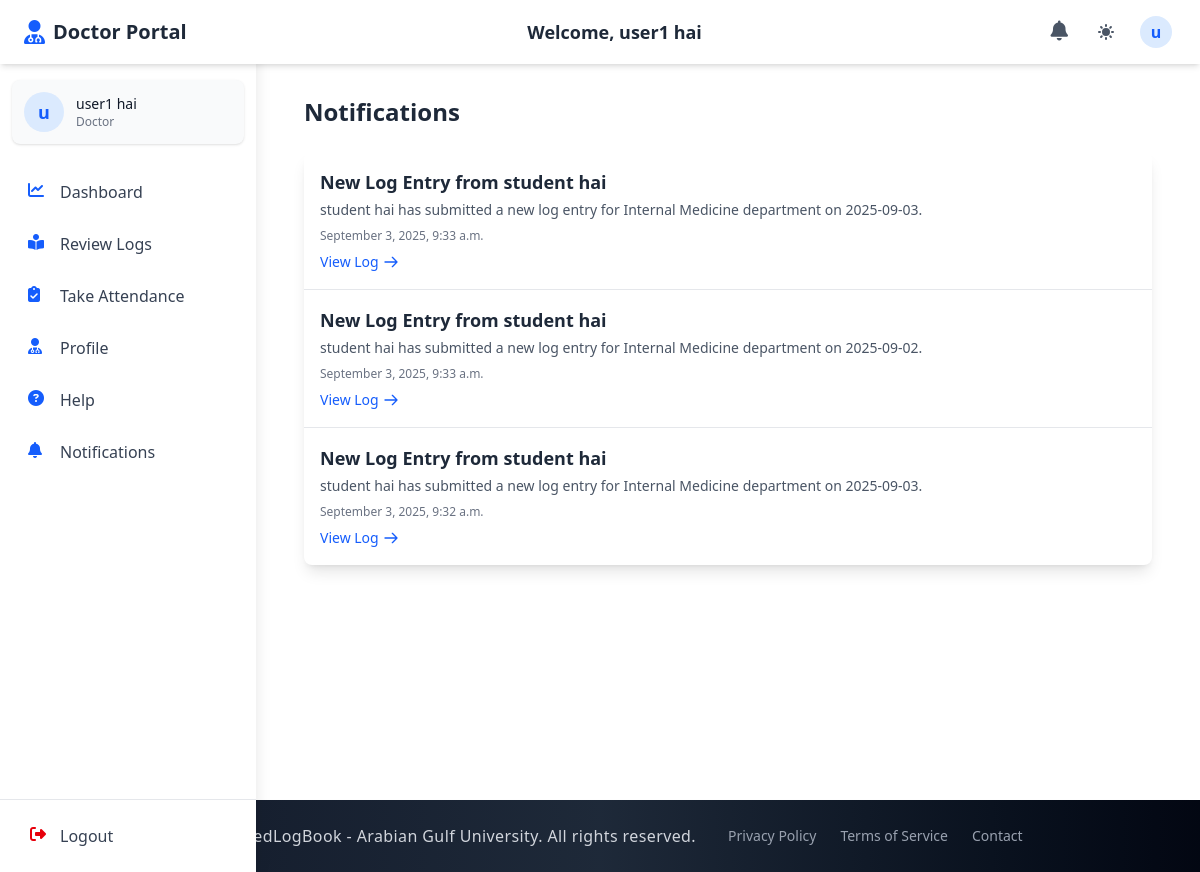
Page /doctors/notifications/ (signed in) on the committed database.
### accounts/models.py (models this page shows, shortened)
class CustomUser(AbstractUser):
    email = models.EmailField(unique=True)
    first_name = models.CharField(max_length=150, blank=True)
    last_name = models.CharField(max_length=150, blank=True)
    profile_photo = models.ImageField(
        upload_to="profiles/", blank=True, null=True, default="profiles/default.jpg"
    )
    city = models.CharField(max_length=100, blank=True)
    country = models.CharField(max_length=100, blank=True)
    phone_no = models.CharField(max_length=20, blank=True)
    bio = models.TextField(blank=True)
    speciality = models.CharField(max_length=100, blank=True)
    ROLE_CHOICES = (
        ("student", "Student"),
        ("doctor", "Doctor"),
        ("staff", "Staff"),
        ("admin", "Admin"),
    )
    role = models.CharField(max_length=10, choices=ROLE_CHOICES, default="student")
    groups = models.ManyToManyField(
        "auth.Group", related_name="customuser_groups", blank=True
    )
    user_permissions = models.ManyToManyField(
        "auth.Permission", related_name="customuser_permissions", blank=True
    )
    USERNAME_FIELD = "email"
    REQUIRED_FIELDS = ["username"]

### doctor_section/models.py (models this page shows, shortened)
class Notification(models.Model):
    recipient = models.ForeignKey(Doctor, on_delete=models.CASCADE, related_name='notifications')
    log_entry = models.ForeignKey(StudentLogFormModel, on_delete=models.CASCADE, null=True, blank=True)
    title = models.CharField(max_length=100)
    message = models.TextField()
    created_at = models.DateTimeField(auto_now_add=True)
    is_read = models.BooleanField(default=False)
    class Meta:
        ordering = ['-created_at']
        verbose_name = "Notification"
        verbose_name_plural = "Notifications"

### doctor_section/views.py (the view)
# urls.py: path("notifications/", views.notifications, name="notifications"),
@login_required
def notifications(request):
    doctor = request.user.doctor_profile
    notifications_list = Notification.objects.filter(recipient=doctor).order_by('-created_at')
    if request.GET.get('mark_read'):
        notification_id = request.GET.get('mark_read')
        notification = get_object_or_404(Notification, id=notification_id, recipient=doctor)
        notification.mark_as_read()
        return redirect('doctor_section:notifications')
    if request.GET.get('mark_all_read'):
        notifications_list.filter(is_read=False).update(is_read=True)
        messages.success(request, "All notifications marked as read.")
        return redirect('doctor_section:notifications')
    paginator = Paginator(notifications_list, 10)  # 10 items per page
    page_number = request.GET.get('page')
    page_obj = paginator.get_page(page_number)
    context = {
        'notifications': page_obj,
        'unread_count': notifications_list.filter(is_read=False).count(),
    }
    return render(request, "doctor_notifications.html", context)

### admin_section/context_processors.py (called while the page is built)
def admin_notification_count(request):
    if request.user.is_authenticated and request.user.role == 'admin':
        try:
            admin_unread_notifications_count = AdminNotification.objects.filter(recipient=request.user, is_read=False).count()
            return {'admin_unread_notifications_count': admin_unread_notifications_count}
        except:
            pass
    return {'admin_unread_notifications_count': 0}

### doctor_section/context_processors.py (called while the page is built)
def notification_count(request):
    if request.user.is_authenticated and hasattr(request.user, 'doctor_profile'):
        try:
            doctor = request.user.doctor_profile
            unread_notifications_count = Notification.objects.filter(recipient=doctor, is_read=False).count()
            return {'unread_notifications_count': unread_notifications_count}
        except:
            pass
    return {'unread_notifications_count': 0}

### staff_section/context_processors.py (called while the page is built, shortened)
def staff_notification_count(request):
    return {'staff_unread_notifications_count': 0}

### student_section/context_processors.py (called while the page is built, shortened)
def student_notification_count(request):
    return {'student_unread_notifications_count': 0}

### doctor_section/templates/doctor_notifications.html (shortened to what this page needs)
{% extends 'base.html' %}
{% block navbar %}
  {% include './components/doc_auth_navbar.html' %}
{% endblock %}
{% block content %}
  <div class="container mx-auto px-4 py-8">
    <div class="flex justify-between items-center mb-6">
      <h2 class="text-2xl font-bold text-gray-800 dark:text-white">Notifications</h2>
    </div>
    {% if notifications %}
      <div class="bg-white dark:bg-gray-800 rounded-lg shadow-lg overflow-hidden">
        <ul class="divide-y divide-gray-200 dark:divide-gray-700">
          {% for notification in notifications %}
            <li class="p-4 {% if not notification.is_read %}bg-blue-50 dark:bg-blue-900/20{% endif %} transition-colors duration-200">
              <div class="flex justify-between items-start">
                <div>
                  <h3 class="text-lg font-semibold text-gray-800 dark:text-white">
                    {{ notification.title }}
                  </h3>
                  <p class="text-sm text-gray-600 dark:text-gray-300 mt-1">{{ notification.message }}</p>
                  <p class="text-xs text-gray-500 dark:text-gray-400 mt-2">{{ notification.created_at|date:"F j, Y, g:i a" }}</p>
                  {% if notification.log_entry %}
                    <a href="{% url 'doctor_section:review_log' notification.log_entry.id %}" class="mt-2 inline-flex items-center text-sm text-blue-600 hover:text-blue-800 dark:text-blue-400 dark:hover:text-blue-300">
                      <span>View Log</span>
                      <svg class="w-4 h-4 ml-1" fill="none" stroke="currentColor" viewBox="0 0 24 24" xmlns="http://www.w3.org/2000/svg">
                        <path stroke-linecap="round" stroke-linejoin="round" stroke-width="2" d="M14 5l7 7m0 0l-7 7m7-7H3"></path>
                      </svg>
                    </a>
                  {% endif %}
                </div>
              </div>
            </li>
          {% endfor %}
        </ul>
      </div>
    {% endif %}
  </div>
{% endblock %}

### templates/base.html (shortened to what this page needs)
{% load static %}
<!DOCTYPE html>
<html lang="en" class="scroll-smooth">
  <head>
    <link rel="stylesheet" href="{% static 'css/main.css' %}" />
    <link rel="stylesheet" href="https://cdnjs.cloudflare.com/ajax/libs/font-awesome/6.4.2/css/all.min.css" />
  </head>
  <body class="bg-white dark:bg-gray-900 text-gray-900 dark:text-white transition-colors duration-300 min-h-screen flex flex-col">
    {% block navbar %}{% endblock %}
    <main class="flex-grow w-full transition-all duration-300">
      {% block content_container %}
      <div class="container mx-auto px-4 sm:px-6 lg:px-8">
        {% block content %}{% endblock %}
      </div>
      {% endblock %}
    </main>
    {% include './components/footer.html' %}
  </body>
</html>

### templates/components/doc_auth_navbar.html (shortened to what this page needs)
{% extends 'components/auth_navbar_base.html' %}
{% block home_url %}{% url 'doctor_section:doctor_dash' %}{% endblock %}
{% block header_icon %}fas fa-user-md{% endblock %}
{% block portal_name %}Doctor Portal{% endblock %}
{% block user_role %}Doctor{% endblock %}
{% block notifications_url %}{% url 'doctor_section:notifications' %}{% endblock %}
{% block logout_url_bottom %}{% url 'doctor_section:logout' %}{% endblock %}
{% block sidebar_menu %}
  <a href="{% url 'doctor_section:doctor_dash' %}" class="nav-item flex items-center px-4 py-3 text-gray-700 dark:text-gray-300 rounded-lg hover:bg-gray-100 dark:hover:bg-gray-700 group transition-colors duration-200">
    <i class="fas fa-chart-line w-5 h-5 text-blue-600 dark:text-blue-400"></i>
    <span class="ml-3 font-medium">Dashboard</span>
  </a>
  <a href="{% url 'doctor_section:doctor_reviews' %}" class="nav-item flex items-center px-4 py-3 text-gray-700 dark:text-gray-300 rounded-lg hover:bg-gray-100 dark:hover:bg-gray-700 group transition-colors duration-200">
    <i class="fas fa-book-reader w-5 h-5 text-blue-600 dark:text-blue-400"></i>
    <span class="ml-3 font-medium">Review Logs</span>
  </a>
  <a href="{% url 'doctor_section:take_attendance' %}" class="nav-item flex items-center px-4 py-3 text-gray-700 dark:text-gray-300 rounded-lg hover:bg-gray-100 dark:hover:bg-gray-700 group transition-colors duration-200">
    <i class="fas fa-clipboard-check w-5 h-5 text-blue-600 dark:text-blue-400"></i>
    <span class="ml-3 font-medium">Take Attendance</span>
  </a>
  <a href="{% url 'doctor_section:doctor_profile' %}" class="nav-item flex items-center px-4 py-3 text-gray-700 dark:text-gray-300 rounded-lg hover:bg-gray-100 dark:hover:bg-gray-700 group transition-colors duration-200">
    <i class="fas fa-user-md w-5 h-5 text-blue-600 dark:text-blue-400"></i>
    <span class="ml-3 font-medium">Profile</span>
  </a>
  <a href="{% url 'doctor_section:doctor_help' %}" class="nav-item flex items-center px-4 py-3 text-gray-700 dark:text-gray-300 rounded-lg hover:bg-gray-100 dark:hover:bg-gray-700 group transition-colors duration-200">
    <i class="fas fa-question-circle w-5 h-5 text-blue-600 dark:text-blue-400"></i>
    <span class="ml-3 font-medium">Help</span>
  </a>
  <a href="{% url 'doctor_section:notifications' %}" class="nav-item flex items-center px-4 py-3 text-gray-700 dark:text-gray-300 rounded-lg hover:bg-gray-100 dark:hover:bg-gray-700 group transition-colors duration-200">
    <i class="fas fa-bell w-5 h-5 text-blue-600 dark:text-blue-400"></i>
    <span class="ml-3 font-medium">Notifications</span>
  </a>
{% endblock %}

### templates/components/auth_navbar_base.html (shortened to what this page needs)
<header class="bg-white dark:bg-gray-800 shadow-md fixed top-0 left-0 right-0 z-40 h-16 transition-all duration-300">
  <div class="flex items-center justify-between h-full px-4 md:px-6 max-w-7xl mx-auto">
    <div class="flex items-center space-x-3">
      <a href="{% block home_url %}{% endblock %}" class="flex items-center">
        <i class="{% block header_icon %}fas fa-book-medical{% endblock %} text-blue-600 dark:text-blue-400 text-2xl mr-2"></i>
        <span class="font-bold text-xl text-gray-800 dark:text-white hidden sm:inline">{% block portal_name %}ElogBook Portal{% endblock %}</span>
      </a>
    </div>
    <div class="hidden md:block text-center">
      <h1 class="text-lg font-semibold text-gray-800 dark:text-white">
        Welcome, {% block user_title %}{% endblock %} {{ request.session.first_name }} {{ request.session.last_name }}
      </h1>
    </div>
    <div class="flex items-center space-x-3">
      <div class="relative">
        <a href="{% block notifications_url %}#{% endblock %}" class="p-2 text-gray-600 dark:text-gray-300 hover:bg-gray-100 dark:hover:bg-gray-700 rounded-full transition-colors duration-200" aria-label="Notifications">
          <i class="fas fa-bell text-xl"></i>
        </a>
      </div>
      <button id="theme-toggle" aria-label="Toggle dark mode" class="p-2 text-gray-600 dark:text-gray-300 hover:bg-gray-100 dark:hover:bg-gray-700 rounded-full transition-colors duration-200 focus:outline-none focus:ring-2 focus:ring-blue-500">
      </button>
      <div class="relative" x-data="{open: false}">
        <button @click="open = !open" id="user-menu-button" class="flex items-center text-gray-600 dark:text-gray-300 hover:bg-gray-100 dark:hover:bg-gray-700 rounded-full p-1 focus:outline-none focus:ring-2 focus:ring-blue-500">
          <div class="h-8 w-8 rounded-full bg-blue-100 dark:bg-blue-900 flex items-center justify-center text-blue-600 dark:text-blue-300 font-semibold">
            {{ request.session.first_name|slice:"0:1" }}
          </div>
        </button>
      </div>
    </div>
  </div>
</header>
<aside id="sidebar" class="fixed inset-y-0 left-0 z-30 w-64 pt-16 bg-white dark:bg-gray-800 shadow-lg transform -translate-x-full transition-transform duration-300 ease-in-out md:translate-x-0 overflow-hidden">
  <div class="h-full flex flex-col">
    <div class="flex-1 px-3 py-4 overflow-y-auto">
      <div class="flex items-center p-3 mb-6 rounded-lg bg-gray-50 dark:bg-gray-700 shadow-sm">
        <div class="flex-shrink-0">
          <div class="h-10 w-10 rounded-full bg-blue-100 dark:bg-blue-900 flex items-center justify-center text-blue-600 dark:text-blue-300 font-semibold text-lg">
            {{ request.session.first_name|slice:"0:1" }}
          </div>
        </div>
        <div class="ml-3 overflow-hidden">
        <p class="text-sm font-medium text-gray-900 dark:text-white truncate">{{ request.session.first_name }} {{ request.session.last_name }}</p>
        <p class="text-xs text-gray-500 dark:text-gray-400 truncate">{% block user_role %}User{% endblock %}</p>
      </div>
    </div>
      <nav class="space-y-1">
        {% block sidebar_menu %}{% endblock %}
      </nav>
    </div>
    <div class="px-3 py-3 border-t border-gray-200 dark:border-gray-700">
      <form method="POST" action="{% block logout_url_bottom %}#{% endblock %}" class="w-full">
        <button type="submit" class="flex w-full items-center px-4 py-3 text-gray-700 dark:text-gray-300 rounded-lg hover:bg-gray-100 dark:hover:bg-gray-700 group transition-colors duration-200">
          <i class="fas fa-sign-out-alt w-5 h-5 text-red-600 dark:text-red-400"></i>
          <span class="ml-3 font-medium">Logout</span>
        </button>
      </form>
    </div>
  </div>
</aside>
<div id="content-wrapper" class="pt-16 md:pl-64 min-h-screen transition-all duration-300">
</div>

### templates/components/footer.html
<footer class="bg-gradient-to-r from-gray-900 via-gray-800 to-gray-950 text-white py-6 transition-colors duration-300 shadow-lg">
  <div class="footer-container mx-auto px-4 text-center">
    <div class="flex flex-col md:flex-row justify-center items-center space-y-4 md:space-y-0 md:space-x-8">
      <div class="text-center">
        <p class="text-base font-light tracking-wide text-gray-300 hover:text-white transition-colors duration-200">
          © 2022 MedLogBook - Arabian Gulf University. All rights reserved.
        </p>
      </div>
      <div class="flex flex-col md:flex-row space-y-2 md:space-y-0 md:space-x-6">
        <a href="#" class="text-sm font-medium text-gray-400 hover:text-indigo-300 transition-colors duration-200 ease-in-out hover:underline underline-offset-4 decoration-2 decoration-indigo-300">Privacy Policy</a>
        <a href="#" class="text-sm font-medium text-gray-400 hover:text-indigo-300 transition-colors duration-200 ease-in-out hover:underline underline-offset-4 decoration-2 decoration-indigo-300">Terms of Service</a>
        <a href="#" class="text-sm font-medium text-gray-400 hover:text-indigo-300 transition-colors duration-200 ease-in-out hover:underline underline-offset-4 decoration-2 decoration-indigo-300">Contact</a>
      </div>
    </div>
  </div>
</footer>

### templates/components/auth_navbar_base.html (style rules this page uses)
.nav-active { @apply bg-blue-50 text-blue-700 dark:bg-gray-700 dark:text-blue-400 font-semibold border-l-4 border-blue-600 dark:border-blue-400; }
.nav-active i { @apply text-blue-700 dark:text-blue-400; }
@media (min-width: 768px) { #content-wrapper { padding-left: 16rem; } }
#sidebar { box-shadow: 0 0 15px rgba(0, 0, 0, 0.1); }

### rows in the picture
CustomUser: session.last_name "hai"
Notification: title "New Log Entry from student hai", message "student hai has submitted a new log entry for Internal Medicine department on 2025-09-03.", created_at "September 3, 2025, 9:33 a.m.", shows "View Log"
Notification: title "New Log Entry from student hai", message "student hai has submitted a new log entry for Internal Medicine department on 2025-09-02.", created_at "September 3, 2025, 9:33 a.m.", shows "View Log"
Notification: title "New Log Entry from student hai", message "student hai has submitted a new log entry for Internal Medicine department on 2025-09-03.", created_at "September 3, 2025, 9:32 a.m.", shows "View Log"

### other values in the picture
{{ request.session.first_name }} "user1"
{{ request.session.first_name|slice:"0:1" }} "u"
